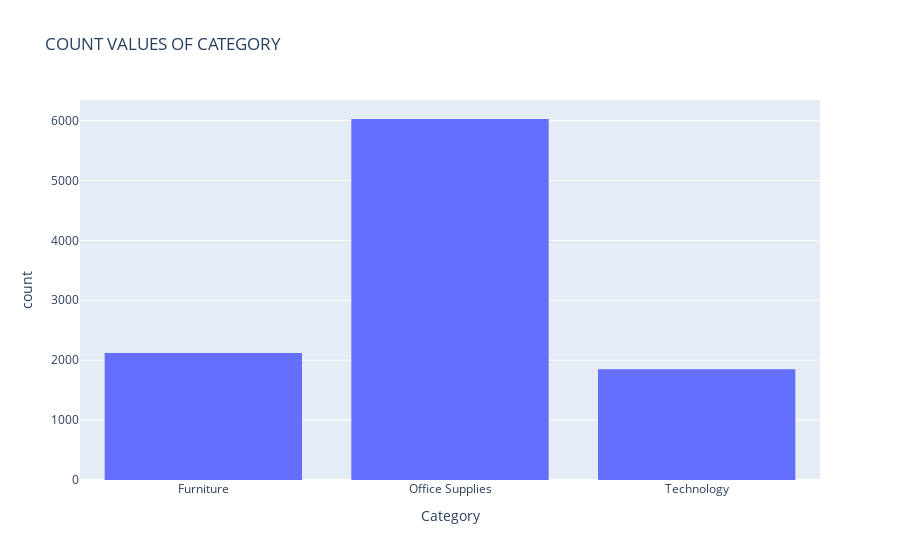

Here is the notebook cell this chart was saved with:
### Code cell
px.histogram(data, x='Category', title='COUNT VALUES OF CATEGORY')

### Figure 1 — Plotly figure (JSON) as saved in the notebook; plotly's stock layout.template omitted (floating-point values rounded to 4 significant figures; data arrays with more than 128 entries replaced by an {"elided": "..."} marker saying what was removed)
{"data": [{"alignmentgroup": "True", "bingroup": "x", "hovertemplate": "Category=%{x}<br>count=%{y}<extra></extra>", "legendgroup": "", "marker": {"color": "#636efa", "pattern": {"shape": ""}}, "name": "", "offsetgroup": "", "orientation": "v", "showlegend": false, "type": "histogram", "x": {"elided": "9994 str values"}, "xaxis": "x", "yaxis": "y"}], "layout": {"barmode": "relative", "legend": {"tracegroupgap": 0}, "title": {"text": "COUNT VALUES OF CATEGORY"}, "xaxis": {"anchor": "y", "domain": [0, 1], "title": {"text": "Category"}}, "yaxis": {"anchor": "x", "domain": [0, 1], "title": {"text": "count"}}}}
